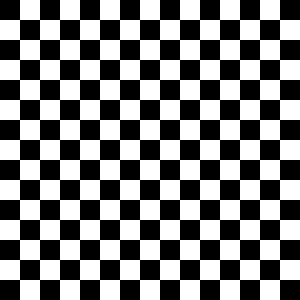
Frame 1 (no input)
Frame 60 (no input): identical to frame 1, image omitted
Frame 120 (the mouse pressed at the canvas centre since frame 60): identical to frame 1, image omitted

The p5.js sketch that drew this single still picture (run headless with seeded random() and noise() and a simulated clock; from frame 60 on, the mouse is pressed at the canvas centre):

// p5.js sketch
// ── sketch.js
var side = 20;
var x = 0;
var y = 0;

function setup() {
	createCanvas(300, 300);
}

function draw() {
	background(255);
	for (var y = 0; y < height; y += side) {
		for(x = 0; x < width; x += side){
			noStroke();
			if ((x + y) % (side * 2) == 0) {
				fill(0);
			} else {
				fill(255)
			}
			
			rect(x, y, side, side);
		}
	}

}
